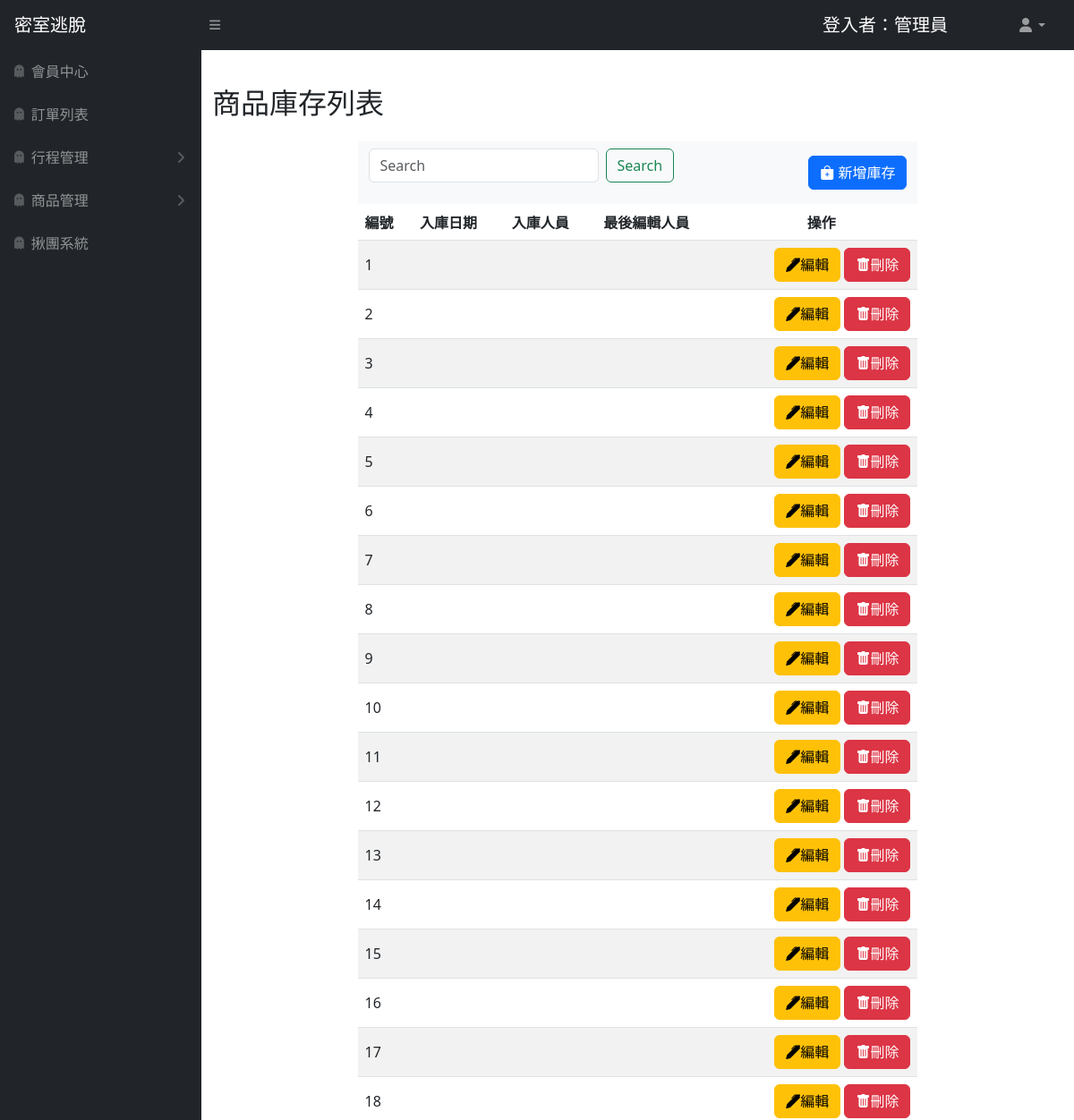
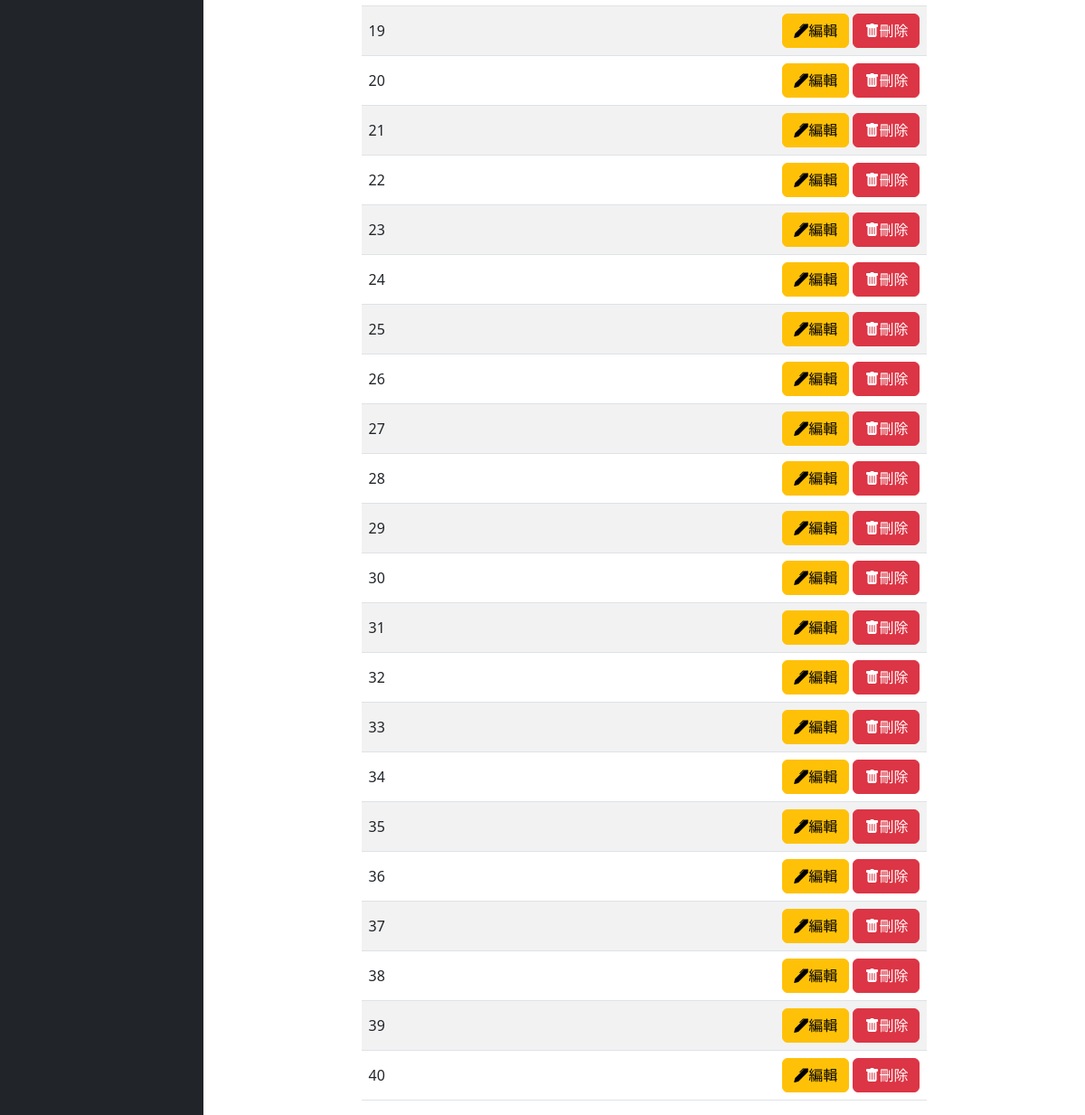
The app's page /products/Warehousing.php (signed in) with its own data (2 pictures, top to bottom).
### tables this page shows
CREATE TABLE `product_warehousing` (
`warehousing_id` integer PRIMARY KEY NOT NULL AUTO_INCREMENT,
`product_id` integer,
`quantity` integer,
`warehousing_person` varchar(255),
`warehousing_date` datetime,
`created_at` datetime,
`last_modified_by` varchar(255),
`last_modified_at` datetime
);

### products/db_select/select_warehousing.php (called while the page is built, shortened)
<?php
$t_sql = "SELECT COUNT(1) FROM product_warehousing";
$totalRows = $pdo->query($t_sql)->fetch(pdo::FETCH_NUM)[0];
if ($totalRows) {
    $sql = "SELECT * FROM `product_warehousing`";
    $allRows = $pdo->query($sql)->fetchAll();
}

### products/Warehousing.php (the view, shortened to what this page needs)
<?php
require __DIR__ . '/../config/pdo-connect.php';
require __DIR__ . '/db_select/select_warehousing.php';
?>
<?php include __DIR__ . '/../parts/html-head.php' ?>
<?php include '../parts/bt-navbar.php' ?>
<div class="container mt-3">
    <div class="row">
        <div class="col-12 mt-4 mb-3">
            <h2>商品庫存列表</h2>
        </div>
        <div class="col-8 mx-auto">
            <nav class="navbar navbar-light bg-light">
                <div class="container-fluid d-flex justify-content-between">
                    <form onsubmit="selectData()" class="d-flex" name="searchForm">
                        <input class="form-control me-2" type="search" placeholder="Search" aria-label="Search" name="mySearch">
                        <button class="btn btn-outline-success" type="submit">Search</button>
                    </form>
                    <div>
                        <a class="btn btn-primary" href="add-warehousing.php">
                            <i class="bi bi-bag-plus-fill"></i>
                            新增庫存
                        </a>
                    </div>
                </div>
            </nav>
            <table id="ProductTable" class="table table-striped table-hover align-middle">
                <thead>
                    <tr>
                        <th scope="col">編號</th>
                        <th scope="col">入庫日期</th>
                        <th scope="col">入庫人員</th>
                        <th scope="col">最後編輯人員</th>
                        <th scope="col" class="text-center">操作</th>
                    </tr>
                </thead>
                <tbody>
                    <?php foreach ($allRows as $r) : ?>
                        <tr>
                            <td><?= $r['warehousing_id'] ?></td>
                            <td><?= $r['warehousing_date'] ?></td>
                            <td><?= $r['warehousing_person'] ?></td>
                            <td><?= $r['last_modified_by'] ?></td>
                            <td class="text-end">
                                <a class="btn btn-warning" href="edit-warehousing.php?warehousing_id=<?= $r['warehousing_id'] ?>">
                                    <i class="bi bi-pen-fill"></i>編輯
                                </a>
                                <a class="btn btn-danger" href="javascript: deleteOne(<?= $r['warehousing_id'] ?>)">
                                    <i class="bi bi-trash-fill"></i>刪除
                                </a>
                            </td>
                        </tr>
                    <?php endforeach; ?>
                </tbody>
            </table>
        </div>
    </div>
</div>
<?php include __DIR__ . '/../parts/scripts.php' ?>
<?php include 'components/foot.php' ?>

### records on screen
product_warehousing: warehousing_id "1"
product_warehousing: warehousing_id "2"
product_warehousing: warehousing_id "3"
product_warehousing: warehousing_id "4"
product_warehousing: warehousing_id "5"
product_warehousing: warehousing_id "6"
product_warehousing: warehousing_id "7"
product_warehousing: warehousing_id "8"
product_warehousing: warehousing_id "9"
product_warehousing: warehousing_id "10"
product_warehousing: warehousing_id "11"
product_warehousing: warehousing_id "12"
product_warehousing: warehousing_id "13"
product_warehousing: warehousing_id "14"
product_warehousing: warehousing_id "15"
product_warehousing: warehousing_id "16"
product_warehousing: warehousing_id "17"
product_warehousing: warehousing_id "18"
product_warehousing: warehousing_id "19"
product_warehousing: warehousing_id "20"
product_warehousing: warehousing_id "21"
product_warehousing: warehousing_id "22"
product_warehousing: warehousing_id "23"
product_warehousing: warehousing_id "24"
product_warehousing: warehousing_id "25"
product_warehousing: warehousing_id "26"
product_warehousing: warehousing_id "27"
product_warehousing: warehousing_id "28"
product_warehousing: warehousing_id "29"
product_warehousing: warehousing_id "30"
product_warehousing: warehousing_id "31"
product_warehousing: warehousing_id "32"
product_warehousing: warehousing_id "33"
product_warehousing: warehousing_id "34"
product_warehousing: warehousing_id "35"
product_warehousing: warehousing_id "36"
product_warehousing: warehousing_id "37"
product_warehousing: warehousing_id "38"
product_warehousing: warehousing_id "39"
product_warehousing: warehousing_id "40"

### other values on screen
$_SESSION['admin']['nickname'] "管理員"
